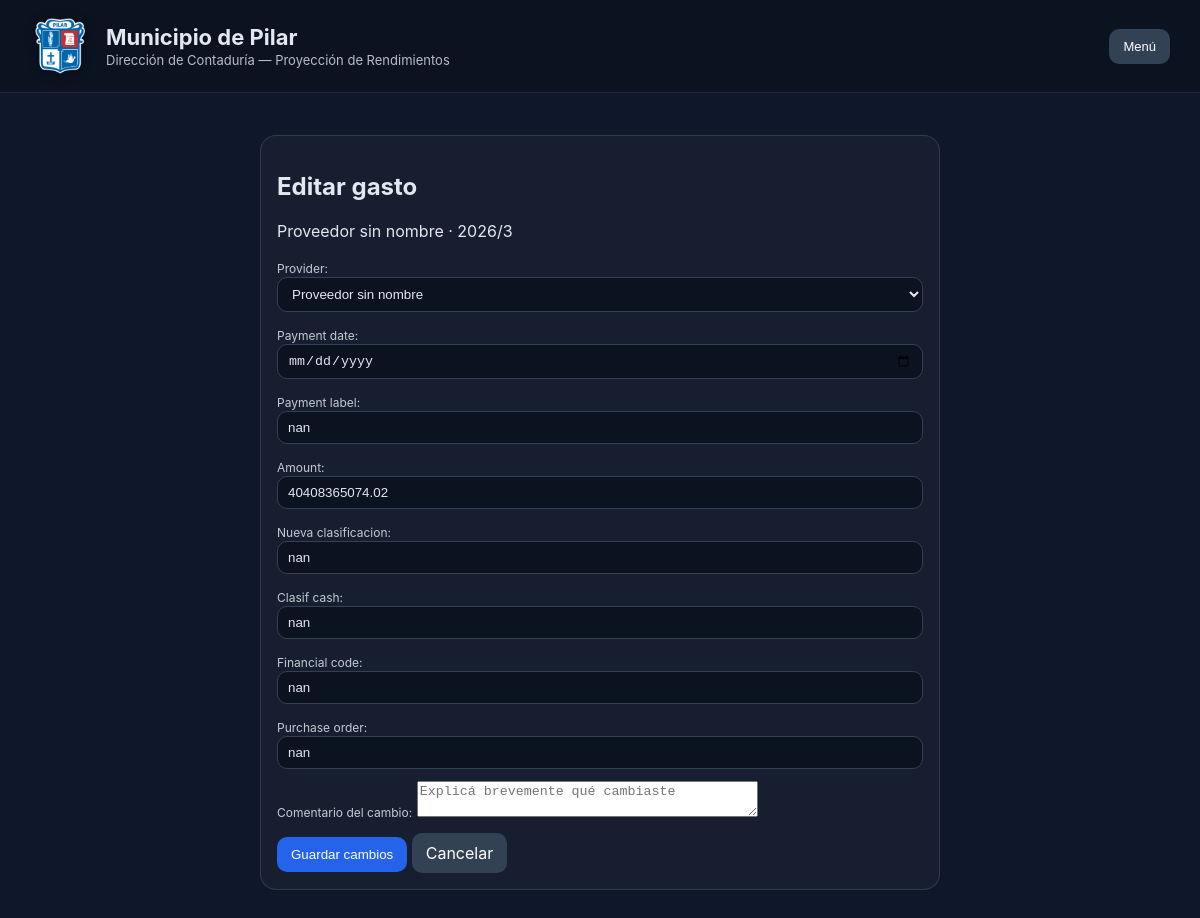
Page /gastos/4899/editar/ (signed in) on the committed database.
### dashboard/models.py (models this page shows, shortened)
class Expense(models.Model):
	SOURCE_EXCEL = "EXCEL"
	SOURCE_MANUAL = "MANUAL"
	SOURCE_IMPORTADO = "IMPORTADO"
	SOURCE_CHOICES = (
		(SOURCE_EXCEL, "EXCEL"),
		(SOURCE_MANUAL, "MANUAL"),
		(SOURCE_IMPORTADO, "IMPORTADO"),
	)
	scenario = models.ForeignKey(Scenario, on_delete=models.CASCADE, related_name="expenses")
	provider = models.ForeignKey(Provider, on_delete=models.PROTECT, related_name="expenses")
	year = models.PositiveIntegerField()
	month = models.PositiveSmallIntegerField()
	amount = models.DecimalField(max_digits=20, decimal_places=2)
	payment_date = models.DateField(null=True, blank=True)
	payment_label = models.CharField(max_length=255)
	financial_code = models.CharField(max_length=120, blank=True)
	purchase_order = models.CharField(max_length=120, blank=True)
	nueva_clasificacion = models.CharField(max_length=255, blank=True)
	clasif_cash = models.CharField(max_length=255, blank=True)
	source_tag = models.CharField(max_length=20, choices=SOURCE_CHOICES, default=SOURCE_EXCEL)
	created_at = models.DateTimeField(auto_now_add=True)
	updated_at = models.DateTimeField(auto_now=True)
	class Meta:
		ordering = ["payment_date", "-amount"]
		indexes = [
			models.Index(fields=["scenario", "year", "month"]),
			models.Index(fields=["provider", "payment_date"]),
		]

class Provider(models.Model):
	name = models.CharField(max_length=255, unique=True)
	class Meta:
		ordering = ["name"]
	def __str__(self):
		return self.name

### dashboard/views.py (the view)
# urls.py: path("gastos/<int:pk>/editar/", views.expense_edit, name="expense_edit"),
@login_required
@permission_required("dashboard.change_expense", raise_exception=True)
def expense_edit(request, pk):
	expense = get_object_or_404(Expense.objects.select_related("scenario"), pk=pk)
	if request.method == "POST":
		before_expense = Expense.objects.select_related("provider").get(pk=expense.pk)
		form = ExpenseForm(request.POST, instance=expense)
		if form.is_valid():
			expense = form.save()
			comment = form.cleaned_data["change_comment"].strip()
			summary = _build_expense_update_summary(before_expense, expense)
			_log_expense_change(
				request=request,
				expense=expense,
				action=ExpenseChangeLog.ACTION_UPDATE,
				comment=comment,
				change_summary=summary,
			)
			messages.success(request, "Gasto actualizado correctamente.")
			return redirect("dashboard:home")
	else:
		form = ExpenseForm(instance=expense)
	return render(request, "dashboard/expense_form.html", {"form": form, "expense": expense})

### dashboard/forms.py
class ExpenseForm(forms.ModelForm):
    change_comment = forms.CharField(
        label="Comentario del cambio",
        required=True,
        widget=forms.Textarea(attrs={"rows": 2, "placeholder": "Explicá brevemente qué cambiaste"}),
    )
    class Meta:
        model = Expense
        fields = [
            "provider",
            "payment_date",
            "payment_label",
            "amount",
            "nueva_clasificacion",
            "clasif_cash",
            "financial_code",
            "purchase_order",
        ]
        widgets = {
            "payment_date": forms.DateInput(attrs={"type": "date"}),
        }

### dashboard/templates/dashboard/expense_form.html (shortened to what this page needs)
{% extends 'base.html' %}
{% block content %}
<section class="panel panel-narrow">
  <h2>{{ title|default:'Editar gasto' }}</h2>
  {% if expense %}
  <p>{{ expense.provider.name }} · {{ expense.year }}/{{ expense.month }}</p>
  {% endif %}
  <form method="post" class="card-form">
    {{ form.as_p }}
    <button type="submit" class="btn-primary">{% if is_create %}Guardar gasto{% else %}Guardar cambios{% endif %}</button>
    <a href="{% url 'dashboard:home' %}" class="btn-secondary">Cancelar</a>
  </form>
</section>
{% endblock %}

### dashboard/static/dashboard/css/dashboard.css (style rules this page uses)
* { box-sizing: border-box; }
body { margin: 0; font-family: Inter, Segoe UI, Arial, sans-serif; background: #0f172a; color: #e2e8f0; }
.panel { border: 1px solid rgba(255,255,255,.12); border-radius: 16px; background: rgba(255,255,255,.03); padding: 16px; margin-bottom: 16px; }
.panel-narrow { max-width: 680px; margin: 20px auto; }
label { font-size: 12px; opacity: .85; }
input, select { width: 100%; padding: 8px 10px; border-radius: 10px; border: 1px solid #334155; background: #0b1220; color: #e2e8f0; }
.btn-primary, .btn-secondary { border: 0; border-radius: 10px; padding: 10px 14px; text-decoration: none; display: inline-block; cursor: pointer; }
.btn-primary { background: #2563eb; color: #fff; }
.btn-secondary { background: #334155; color: #fff; }
.card-form p { margin: 0 0 12px; }

### rows in the picture
Expense: provider.name "Proveedor sin nombre", year "2026", month "3", provider "Proveedor sin nombre", payment_label "nan", amount "40408365074.02", nueva_clasificacion "nan", clasif_cash "nan", financial_code "nan", purchase_order "nan"

### other values in the picture
{{ title|default:'Editar gasto' }} "Editar gasto"
